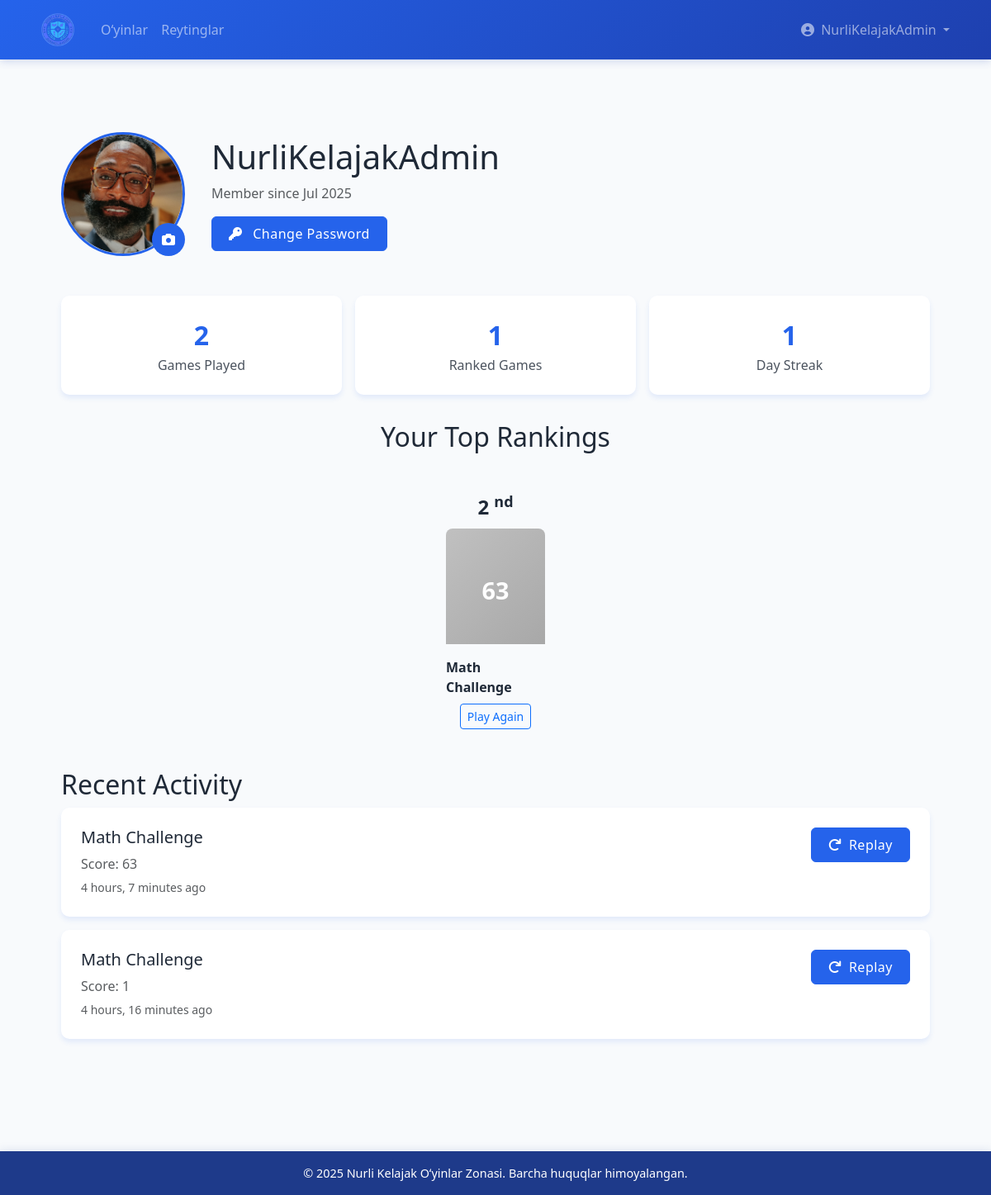
The app's page /accounts/profile/ (signed in), older data.
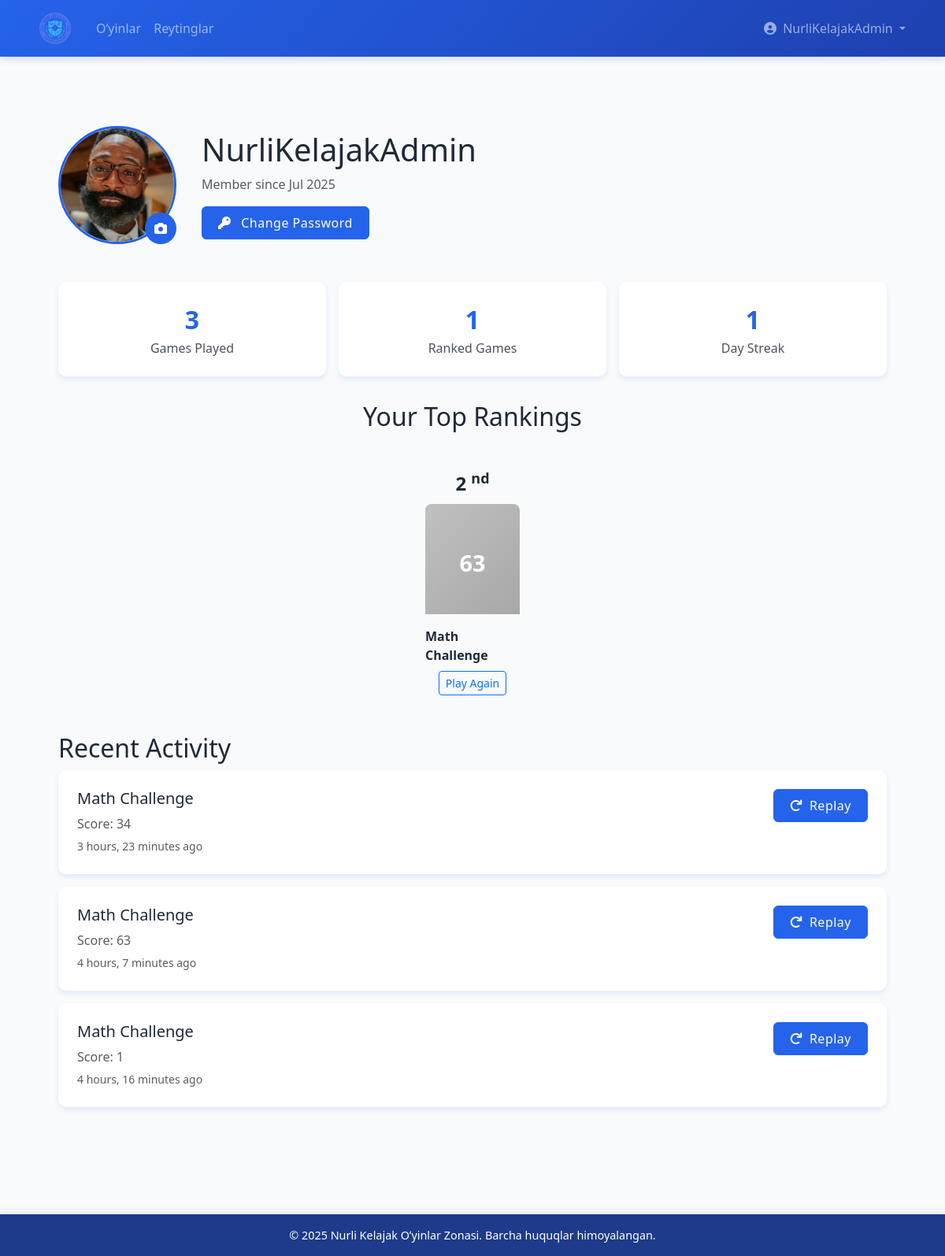
The same page, newer data.
### games/models.py (models this page shows, shortened)
class Game(models.Model):
    name = models.CharField(max_length=100)
    slug = models.SlugField(unique=True)
    description = models.TextField()
    image = models.ImageField(
        upload_to=game_image_upload_path,
        null=True,
        blank=True,
        help_text="Upload game cover image (optimal size: 800x600px)"
    )
    is_active = models.BooleanField(default=True)

class GameScore(models.Model):
    user = models.ForeignKey(settings.AUTH_USER_MODEL, on_delete=models.CASCADE)
    game = models.ForeignKey('Game', on_delete=models.CASCADE)
    score = models.PositiveIntegerField()
    created_at = models.DateTimeField(auto_now_add=True)
    class Meta:
        ordering = ['-score']
        verbose_name = 'Game Score'
        verbose_name_plural = 'Game Scores'

### accounts/views.py (the view)
# urls.py: path('profile/', views.profile, name='profile'),
@login_required
def profile(request):
    stats = get_user_stats(request.user)
    streak = 0
    today = datetime.now().date()
    current_date = today
    while GameScore.objects.filter(user=request.user, created_at__date=current_date).exists():
        streak += 1
        current_date -= timedelta(days=1)
    context = {
        'games_played_count': stats['games_played_count'],
        'ranked_games_count': stats['ranked_games_count'],
        'daily_streak': streak,
        'game_rankings': stats['game_rankings'],
        'recent_games': stats['recent_games']
    }
    return render(request, 'accounts/profile.html', context)

### accounts/templates/accounts/profile.html (shortened to what this page needs)
{% extends "base.html" %}
{% load static %}
{% block content %}
<div class="profile-container">
    <div class="profile-header">
        <div class="avatar-container">
            <img src="{% if user.avatar %}{{ user.avatar.url }}{% else %}{% static 'images/default-avatar.png' %}{% endif %}"
                 class="avatar-img"
                 alt="{{ user.username }}'s avatar">
            <div class="avatar-upload" onclick="document.getElementById('avatar-upload').click()">
                <i class="fas fa-camera"></i>
            </div>
        </div>
        <div>
            <h1>{{ user.username }}</h1>
            <p class="text-muted">Member since {{ user.date_joined|date:"M Y" }}</p>
            <a href="{% url 'accounts:change_password' %}" class="btn btn-primary">
                <i class="fas fa-key me-2"></i> Change Password
            </a>
        </div>
    </div>
    <div class="profile-stats">
        <div class="stat-card">
            <div class="stat-value">{{ games_played_count|default:"0" }}</div>
            <div class="stat-label">Games Played</div>
        </div>
        <div class="stat-card">
            <div class="stat-value">{{ ranked_games_count|default:"0" }}</div>
            <div class="stat-label">Ranked Games</div>
        </div>
        <div class="stat-card">
            <div class="stat-value">{{ daily_streak|default:"0" }}</div>
            <div class="stat-label">Day Streak</div>
        </div>
    </div>
    {% if game_rankings %}
    <h2 class="text-center">Your Top Rankings</h2>
    <div class="podium">
        {% for ranking in game_rankings %}
        <div class="podium-place">
            <div class="podium-rank">
                {{ ranking.position }}
                <sup>
                    {% if ranking.position == 1 %}st
                    {% elif ranking.position == 2 %}nd
                    {% elif ranking.position == 3 %}rd
                    {% else %}th
                    {% endif %}
                </sup>
            </div>
            <div class="podium-platform
                {% if ranking.position == 1 %}podium-gold
                {% elif ranking.position == 2 %}podium-silver
                {% elif ranking.position == 3 %}podium-bronze
                {% else %}podium-other{% endif %}">
                <div class="podium-score">{{ ranking.high_score }}</div>
            </div>
            <div class="podium-game">{{ ranking.game__name }}</div>
            <a href="{% url 'games:game_detail' ranking.game__slug %}" class="btn btn-sm btn-outline-primary mt-2">
                Play Again
            </a>
        </div>
        {% endfor %}
    </div>
    {% else %}
    <div class="alert alert-info text-center">
        No rankings yet. Play some games to appear on the leaderboard!
    </div>
    {% endif %}
    <div class="game-activity">
        <h2>Recent Activity</h2>
        {% if recent_games %}
            {% for game in recent_games %}
            <div class="activity-card">
                <div class="d-flex justify-content-between">
                    <div>
                        <h5>{{ game.game.name }}</h5>
                        <p class="text-muted mb-1">Score: {{ game.score }}</p>
                        <small class="text-muted">{{ game.created_at|timesince }} ago</small>
                    </div>
                    <div>
                        <a href="{% url 'games:game_detail' game.game.slug %}" class="btn btn-primary">
                            <i class="fas fa-redo me-1"></i> Replay
                        </a>
                    </div>
                </div>
            </div>
            {% endfor %}
        {% else %}
            <div class="alert alert-info">
                No game activity yet. Play some games to get started!
            </div>
        {% endif %}
    </div>
</div>
{% endblock %}

Row changes from the older to the newer data that the page shows:
added GameScore: game.name "Math Challenge", score "34", created_at "3 hours, 23 minutes"
Text that changed along with them:
{{ games_played_count|default:"0" }}: "2" → "3"
